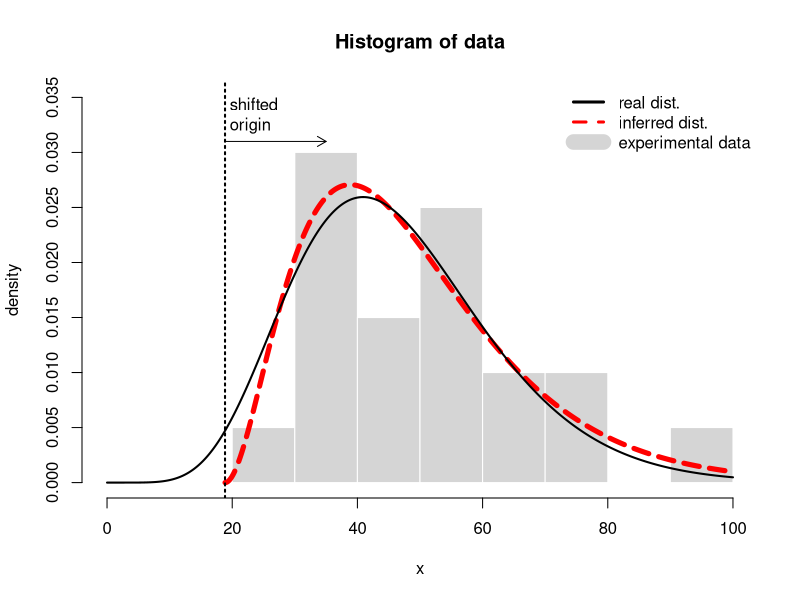

The R script that drew this image:
require(viridis);

mycolors = c(
	"#000000FF",
	"#FF0000FF",
	3,
	"#0000FFFF",
	"#00FFFFFF",
	"#FF00FFFF",
	"#FFFF00FF",
	"#999999FF"
);

mylwd = c(2, 5);
mylty = function(idx){
	l = list(1, "32");
	l[[idx]];
}

graphics.off();
scale=0.6;
dev.new(width=scale*12, height=scale*8);

mydist = function(x){
	dgamma(x - 6*pi, shape=3, scale=10);
}

x = seq(0, 100, length=2000);

# Now we find the closest gamma near that function
difference = function(params){
	sum(abs(dgamma(x, shape=params[1], scale=params[2]) - mydist(x)));
}

#params = optim(c(1.2, 5), difference, method="L-BFGS", lower=c(0, 0))$par;
#print(params);
params = c(8.243800, 5.647846); # What the above optimization finds

#data = rgamma(n=20, shape=params[1], scale=params[2]);
#print(data);
data = c(45.42578,37.14454,31.91805,78.38157,51.13203,76.95387,34.06098,34.73172,26.69495,67.43486,98.01783,61.88397,41.99400,34.95689,51.49814,56.23078,55.54928,44.69236,36.25360,59.33179)

# Histogram
hist(data, freq=FALSE, border=F, col="#A0A0A070", xlab="x", ylab="density", xlim=c(0, 100), ylim=c(0, 0.035));

# Inferred dist
lines(x[x>6*pi], mydist(x[x>6*pi]), type="l", lwd=mylwd[2], col=mycolors[2], lty=mylty(2));
abline(v=6*pi, col=1, lwd=2, lty="12");

# Real dist
lines(x, dgamma(x, shape=params[1], scale=params[2]), lwd=mylwd[1], lty=mylty(1), col=mycolors[1]);

legend("topright", c("real dist.", "inferred dist.", "experimental data"), col=c(mycolors[1:2], "#A0A0A070"), lty=c(1:2, 1), lwd=c(3, 3, 15), box.lwd=0);

text(18, 0.033, "shifted\norigin", pos=4);
arrows(19, 0.031, 35, 0.031, length=0.1);

savePlot("formulation-fig1.png");
